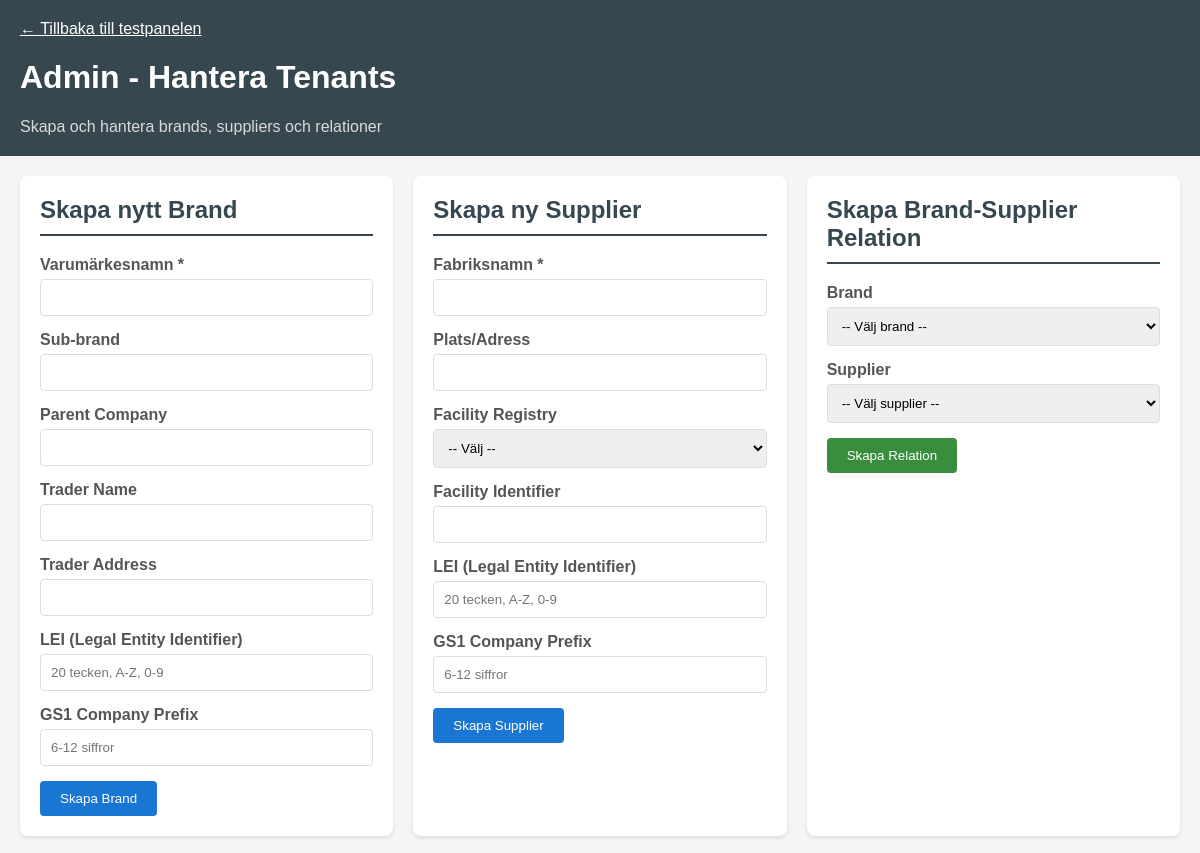
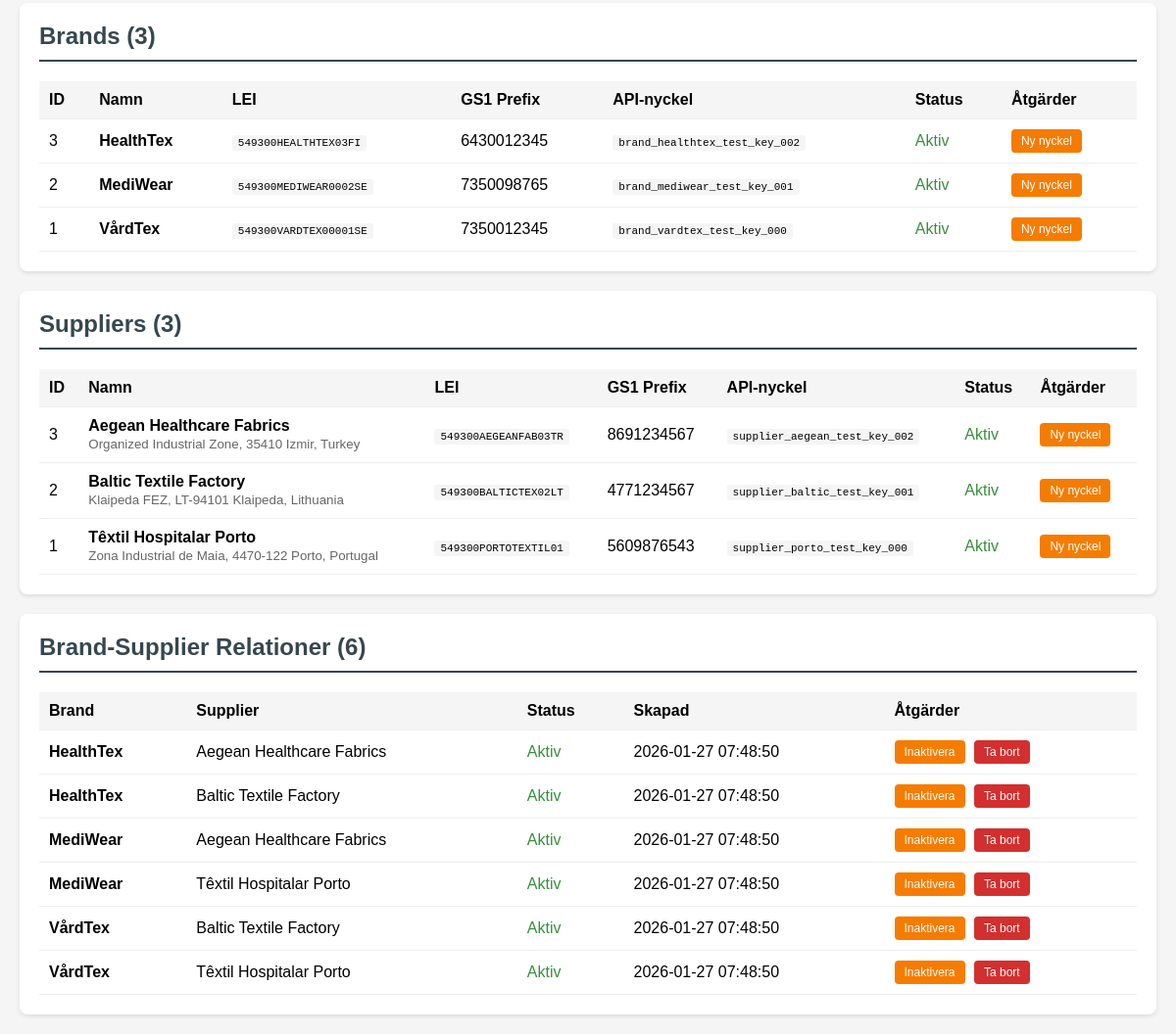
The app's page /admin-tenants.php (signed in) with its own data (2 pictures, top to bottom).
### tables this page shows
CREATE TABLE brands (
    id INT AUTO_INCREMENT PRIMARY KEY,
    brand_name VARCHAR(255) NOT NULL,
    logo_url VARCHAR(500),
    sub_brand VARCHAR(255),
    parent_company VARCHAR(255),
    trader VARCHAR(255),
    trader_location TEXT,

     
    lei CHAR(20) UNIQUE NULL COMMENT 'Legal Entity Identifier (ISO 17442)',
    gs1_company_prefix VARCHAR(12) UNIQUE NULL COMMENT 'GS1 Company Prefix',

     
    api_key VARCHAR(64) UNIQUE,
    _is_active BOOLEAN DEFAULT TRUE,
    _last_used_at TIMESTAMP NULL,
    _expires_at TIMESTAMP NULL,

    created_at TIMESTAMP DEFAULT CURRENT_TIMESTAMP,
    updated_at TIMESTAMP DEFAULT CURRENT_TIMESTAMP ON UPDATE CURRENT_TIMESTAMP,

    INDEX idx_brands_api_key (api_key)
);

CREATE TABLE suppliers (
    id INT AUTO_INCREMENT PRIMARY KEY,
    supplier_name VARCHAR(255) NOT NULL,
    supplier_location TEXT,
    facility_registry VARCHAR(50) COMMENT '202,00 - GLN, OSH',
    facility_identifier VARCHAR(100) COMMENT '202,10',
    operator_registry VARCHAR(50) COMMENT '203,00',
    operator_identifier VARCHAR(100) COMMENT '203,10',
    country_of_origin_confection VARCHAR(2) COMMENT '204,00 - ISO country code',
    country_of_origin_dyeing VARCHAR(2) COMMENT '205,00',
    country_of_origin_weaving VARCHAR(2) COMMENT '206,00',

     
    lei CHAR(20) UNIQUE NULL COMMENT 'Legal Entity Identifier (ISO 17442)',
    gs1_company_prefix VARCHAR(12) UNIQUE NULL COMMENT 'GS1 Company Prefix',

     
    api_key VARCHAR(64) UNIQUE,
    _is_active BOOLEAN DEFAULT TRUE,
    _last_used_at TIMESTAMP NULL,
    _expires_at TIMESTAMP NULL,

    created_at TIMESTAMP DEFAULT CURRENT_TIMESTAMP,
    updated_at TIMESTAMP DEFAULT CURRENT_TIMESTAMP ON UPDATE CURRENT_TIMESTAMP,

    INDEX idx_suppliers_api_key (api_key)
);

CREATE TABLE brand_suppliers (
    id INT AUTO_INCREMENT PRIMARY KEY,
    brand_id INT NOT NULL,
    supplier_id INT NOT NULL,
    _is_active BOOLEAN DEFAULT TRUE,
    created_at TIMESTAMP DEFAULT CURRENT_TIMESTAMP,
    updated_at TIMESTAMP DEFAULT CURRENT_TIMESTAMP ON UPDATE CURRENT_TIMESTAMP,

    FOREIGN KEY (brand_id) REFERENCES brands(id) ON DELETE CASCADE,
    FOREIGN KEY (supplier_id) REFERENCES suppliers(id) ON DELETE CASCADE,
    UNIQUE KEY unique_relation (brand_id, supplier_id),
    INDEX idx_brand_suppliers_brand (brand_id),
    INDEX idx_brand_suppliers_supplier (supplier_id)
);

### public/admin-tenants.php (the view, shortened to what this page needs)
<?php
$db = Database::getInstance()->getConnection();
$brands = $db->query('SELECT * FROM brands ORDER BY brand_name')->fetchAll();
$suppliers = $db->query('SELECT * FROM suppliers ORDER BY supplier_name')->fetchAll();
$relations = $db->query(
    'SELECT bs.*, b.brand_name, s.supplier_name
     FROM brand_suppliers bs
     JOIN brands b ON bs.brand_id = b.id
     JOIN suppliers s ON bs.supplier_id = s.id
     ORDER BY b.brand_name, s.supplier_name'
)->fetchAll();
?>
<!DOCTYPE html>
<html lang="sv">
<head>
</head>
<body>
    <div class="header">
        <a href="test.php">&larr; Tillbaka till testpanelen</a>
        <h1>Admin - Hantera Tenants</h1>
        <p style="margin: 5px 0 0; opacity: 0.8;">Skapa och hantera brands, suppliers och relationer</p>
    </div>
    <div class="container">
        <div class="grid">
            <div class="card">
                <h2>Skapa nytt Brand</h2>
                <form method="POST">
                    <div class="form-group">
                        <label>Varumärkesnamn *</label>
                        <input type="text" name="brand_name" required>
                    </div>
                    <div class="form-group">
                        <label>Sub-brand</label>
                        <input type="text" name="sub_brand">
                    </div>
                    <div class="form-group">
                        <label>Parent Company</label>
                        <input type="text" name="parent_company">
                    </div>
                    <div class="form-group">
                        <label>Trader Name</label>
                        <input type="text" name="trader_name">
                    </div>
                    <div class="form-group">
                        <label>Trader Address</label>
                        <input type="text" name="trader_address">
                    </div>
                    <div class="form-group">
                        <label>LEI (Legal Entity Identifier)</label>
                        <input type="text" name="lei" pattern="[A-Z0-9]{20}" maxlength="20" placeholder="20 tecken, A-Z, 0-9">
                    </div>
                    <div class="form-group">
                        <label>GS1 Company Prefix</label>
                        <input type="text" name="gs1_company_prefix" pattern="[0-9]{6,12}" placeholder="6-12 siffror">
                    </div>
                    <button type="submit" class="btn-primary">Skapa Brand</button>
                </form>
            </div>
            <div class="card">
                <h2>Skapa ny Supplier</h2>
                <form method="POST">
                    <div class="form-group">
                        <label>Fabriksnamn *</label>
                        <input type="text" name="supplier_name" required>
                    </div>
                    <div class="form-group">
                        <label>Plats/Adress</label>
                        <input type="text" name="supplier_location">
                    </div>
                    <div class="form-group">
                        <label>Facility Registry</label>
                        <select name="facility_registry">
                            <option value="">-- Välj --</option>
                        </select>
                    </div>
                    <div class="form-group">
                        <label>Facility Identifier</label>
                        <input type="text" name="facility_identifier">
                    </div>
                    <div class="form-group">
                        <label>LEI (Legal Entity Identifier)</label>
                        <input type="text" name="lei" pattern="[A-Z0-9]{20}" maxlength="20" placeholder="20 tecken, A-Z, 0-9">
                    </div>
                    <div class="form-group">
                        <label>GS1 Company Prefix</label>
                        <input type="text" name="gs1_company_prefix" pattern="[0-9]{6,12}" placeholder="6-12 siffror">
                    </div>
                    <button type="submit" class="btn-primary">Skapa Supplier</button>
                </form>
            </div>
            <div class="card">
                <h2>Skapa Brand-Supplier Relation</h2>
                <form method="POST">
                    <div class="form-group">
                        <label>Brand</label>
                        <select name="brand_id" required>
                            <option value="">-- Välj brand --</option>
                        </select>
                    </div>
                    <div class="form-group">
                        <label>Supplier</label>
                        <select name="supplier_id" required>
                            <option value="">-- Välj supplier --</option>
                        </select>
                    </div>
                    <button type="submit" class="btn-success">Skapa Relation</button>
                </form>
            </div>
        </div>
        <div class="card" style="margin-top: 20px;">
            <h2>Brands (<?= count($brands) ?>)</h2>
            <table>
                <tr>
                    <th>ID</th>
                    <th>Namn</th>
                    <th>LEI</th>
                    <th>GS1 Prefix</th>
                    <th>API-nyckel</th>
                    <th>Status</th>
                    <th>Åtgärder</th>
                </tr>
                <?php foreach ($brands as $b): ?>
                <tr>
                    <td><?= $b['id'] ?></td>
                    <td><strong><?= htmlspecialchars($b['brand_name']) ?></strong></td>
                    <td><span class="api-key"><?= htmlspecialchars($b['lei'] ?? '-') ?></span></td>
                    <td><?= htmlspecialchars($b['gs1_company_prefix'] ?? '-') ?></td>
                    <td><span class="api-key"><?= htmlspecialchars($b['api_key']) ?></span></td>
                    <td class="<?= $b['_is_active'] ? 'status-active' : 'status-inactive' ?>">
                        <?= $b['_is_active'] ? 'Aktiv' : 'Inaktiv' ?>
                    </td>
                    <td>
                        <form method="POST" style="display: inline;">
                            <button type="submit" class="btn-warning btn-small" onclick="return confirm('Generera ny API-nyckel? Den gamla slutar fungera!')">Ny nyckel</button>
                        </form>
                    </td>
                </tr>
                <?php endforeach; ?>
            </table>
        </div>
        <div class="card" style="margin-top: 20px;">
            <h2>Suppliers (<?= count($suppliers) ?>)</h2>
            <table>
                <tr>
                    <th>ID</th>
                    <th>Namn</th>
                    <th>LEI</th>
                    <th>GS1 Prefix</th>
                    <th>API-nyckel</th>
                    <th>Status</th>
                    <th>Åtgärder</th>
                </tr>
                <?php foreach ($suppliers as $s): ?>
                <tr>
                    <td><?= $s['id'] ?></td>
                    <td><strong><?= htmlspecialchars($s['supplier_name']) ?></strong><br><small style="color:#666"><?= htmlspecialchars($s['supplier_location'] ?? '-') ?></small></td>
                    <td><span class="api-key"><?= htmlspecialchars($s['lei'] ?? '-') ?></span></td>
                    <td><?= htmlspecialchars($s['gs1_company_prefix'] ?? '-') ?></td>
                    <td><span class="api-key"><?= htmlspecialchars($s['api_key']) ?></span></td>
                    <td class="<?= $s['_is_active'] ? 'status-active' : 'status-inactive' ?>">
                        <?= $s['_is_active'] ? 'Aktiv' : 'Inaktiv' ?>
                    </td>
                    <td>
                        <form method="POST" style="display: inline;">
                            <button type="submit" class="btn-warning btn-small" onclick="return confirm('Generera ny API-nyckel? Den gamla slutar fungera!')">Ny nyckel</button>
                        </form>
                    </td>
                </tr>
                <?php endforeach; ?>
            </table>
        </div>
        <div class="card" style="margin-top: 20px;">
            <h2>Brand-Supplier Relationer (<?= count($relations) ?>)</h2>
            <table>
                <tr>
                    <th>Brand</th>
                    <th>Supplier</th>
                    <th>Status</th>
                    <th>Skapad</th>
                    <th>Åtgärder</th>
                </tr>
                <?php foreach ($relations as $r): ?>
                <tr>
                    <td><strong><?= htmlspecialchars($r['brand_name']) ?></strong></td>
                    <td><?= htmlspecialchars($r['supplier_name']) ?></td>
                    <td class="<?= $r['_is_active'] ? 'status-active' : 'status-inactive' ?>">
                        <?= $r['_is_active'] ? 'Aktiv' : 'Inaktiv' ?>
                    </td>
                    <td><?= $r['created_at'] ?></td>
                    <td>
                        <form method="POST" style="display: inline;">
                            <button type="submit" class="btn-warning btn-small">
                                <?= $r['_is_active'] ? 'Inaktivera' : 'Aktivera' ?>
                            </button>
                        </form>
                        <form method="POST" style="display: inline;">
                            <button type="submit" class="btn-danger btn-small" onclick="return confirm('Ta bort relationen?')">Ta bort</button>
                        </form>
                    </td>
                </tr>
                <?php endforeach; ?>
            </table>
        </div>
    </div>
</body>
</html>

### public/admin-tenants.php (style rules this page uses)
body { font-family: Arial, sans-serif; margin: 0; padding: 20px; background: #f5f5f5; }
.header { background: #37474f; color: white; padding: 20px; margin: -20px -20px 20px; }
.header a { color: white; }
.container { max-width: 1200px; margin: 0 auto; }
.grid { display: grid; grid-template-columns: repeat(auto-fit, minmax(350px, 1fr)); gap: 20px; }
.card { background: white; padding: 20px; border-radius: 8px; box-shadow: 0 2px 4px rgba(0,0,0,0.1); }
.card h2 { margin-top: 0; color: #37474f; border-bottom: 2px solid #37474f; padding-bottom: 10px; }
.form-group { margin-bottom: 15px; }
label { display: block; margin-bottom: 5px; font-weight: bold; color: #555; }
input, select { width: 100%; padding: 10px; border: 1px solid #ddd; border-radius: 4px; box-sizing: border-box; }
button { padding: 10px 20px; border: none; border-radius: 4px; cursor: pointer; color: white; margin-right: 5px; }
.btn-primary { background: #1976d2; }
.btn-success { background: #388e3c; }
.btn-warning { background: #f57c00; }
.btn-danger { background: #d32f2f; }
.btn-small { padding: 5px 10px; font-size: 12px; }
table { width: 100%; border-collapse: collapse; margin-top: 15px; }
th, td { padding: 10px; text-align: left; border-bottom: 1px solid #eee; }
th { background: #f5f5f5; }
.api-key { font-family: monospace; font-size: 11px; background: #f5f5f5; padding: 2px 6px; border-radius: 3px; word-break: break-all; }
.status-active { color: #388e3c; }

### records on screen
brands: id "3", brand_name "HealthTex", lei "549300HEALTHTEX03FI", gs1_company_prefix "6430012345", api_key "brand_healthtex_test_key_002", _is_active "Aktiv"
brands: id "2", brand_name "MediWear", lei "549300MEDIWEAR0002SE", gs1_company_prefix "7350098765", api_key "brand_mediwear_test_key_001", _is_active "Aktiv"
brands: id "1", brand_name "VårdTex", lei "549300VARDTEX00001SE", gs1_company_prefix "7350012345", api_key "brand_vardtex_test_key_000", _is_active "Aktiv"
suppliers: id "3", supplier_name "Aegean Healthcare Fabrics", supplier_location "Organized Industrial Zone, 35410 Izmir, Turkey", lei "549300AEGEANFAB03TR", gs1_company_prefix "8691234567", api_key "supplier_aegean_test_key_002", _is_active "Aktiv"
suppliers: id "2", supplier_name "Baltic Textile Factory", supplier_location "Klaipeda FEZ, LT-94101 Klaipeda, Lithuania", lei "549300BALTICTEX02LT", gs1_company_prefix "4771234567", api_key "supplier_baltic_test_key_001", _is_active "Aktiv"
suppliers: id "1", supplier_name "Têxtil Hospitalar Porto", supplier_location "Zona Industrial de Maia, 4470-122 Porto, Portugal", lei "549300PORTOTEXTIL01", gs1_company_prefix "5609876543", api_key "supplier_porto_test_key_000", _is_active "Aktiv"
brand_suppliers: brand.brand_name "HealthTex", supplier.supplier_name "Aegean Healthcare Fabrics", _is_active "Aktiv", created_at "2026-01-27 07:48:50"
brand_suppliers: brand.brand_name "HealthTex", supplier.supplier_name "Baltic Textile Factory", _is_active "Aktiv", created_at "2026-01-27 07:48:50"
brand_suppliers: brand.brand_name "MediWear", supplier.supplier_name "Aegean Healthcare Fabrics", _is_active "Aktiv", created_at "2026-01-27 07:48:50"
brand_suppliers: brand.brand_name "MediWear", supplier.supplier_name "Têxtil Hospitalar Porto", _is_active "Aktiv", created_at "2026-01-27 07:48:50"
brand_suppliers: brand.brand_name "VårdTex", supplier.supplier_name "Baltic Textile Factory", _is_active "Aktiv", created_at "2026-01-27 07:48:50"
brand_suppliers: brand.brand_name "VårdTex", supplier.supplier_name "Têxtil Hospitalar Porto", _is_active "Aktiv", created_at "2026-01-27 07:48:50"

### other values on screen
count($brands) "3"
count($suppliers) "3"
count($relations) "6"
